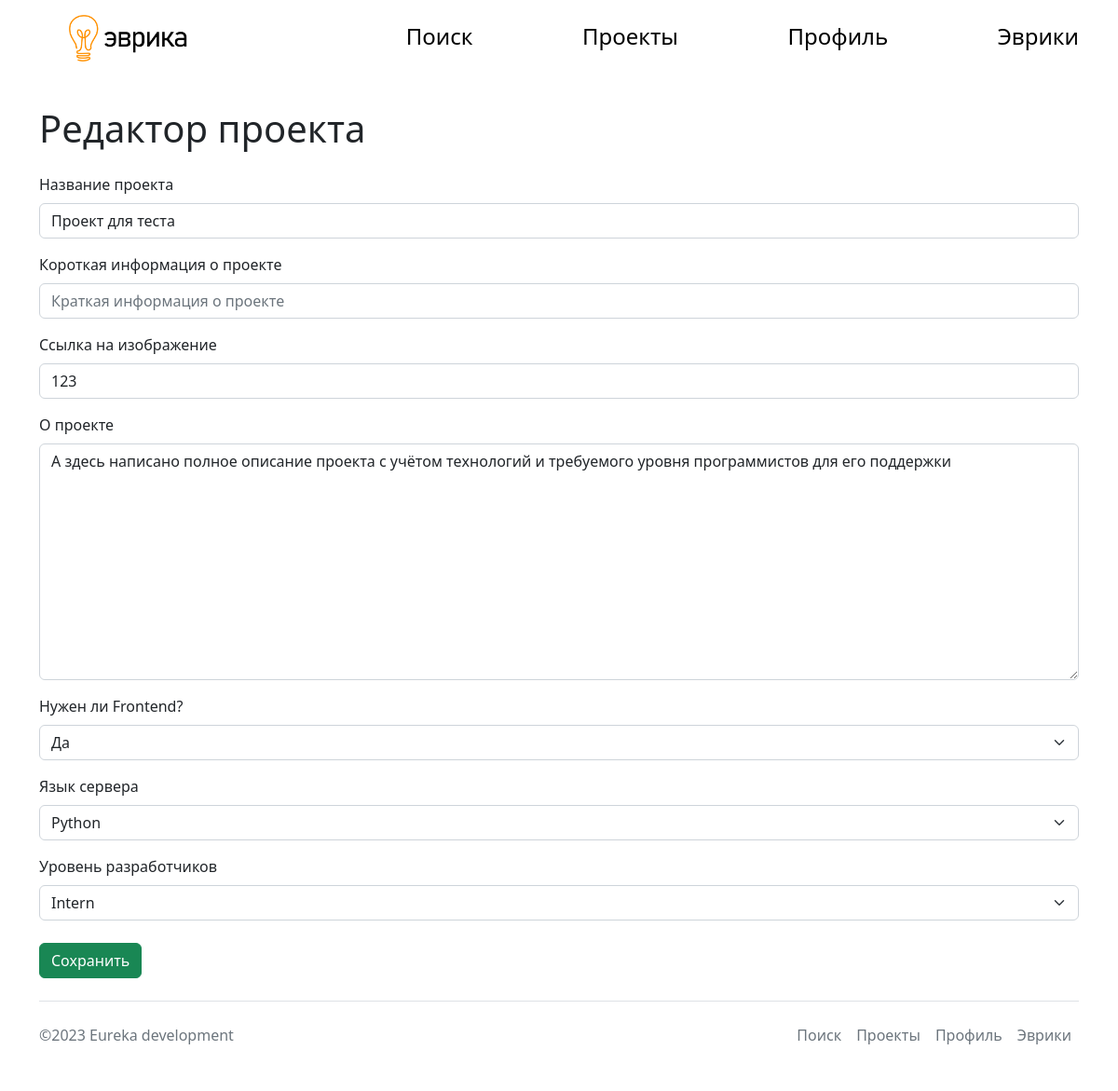
/projects/2/edit (signed in), run on the app's committed database.
### main.py (models this page shows, shortened)
class Project(db.Model):
    id = db.Column(db.Integer, primary_key=True)
    title = db.Column(db.String(20), nullable=False)
    about = db.Column(db.Text, nullable=False)
    image = db.Column(db.String)
    front_language = db.Column(db.Integer, nullable=False)
    back_language = db.Column(db.String, nullable=False)
    level = db.Column(db.String, nullable=False)
    founder_id = db.Column(db.Integer, nullable=False)
    intro = db.Column(db.String(240))

### main.py (the view, shortened to what this page needs)
@app.route('/projects/<int:id>/edit', methods=['POST', 'GET'])
def project_edit(id):
    project = db.session.query(Project).filter_by(id=id).first()
    if project.founder_id == current_user.id:
        return render_template('edit_project.html', title=project.title, project=project, languages=languages)
    return redirect('/')

### main.py (called while the page is built)
@login_manager.user_loader
def load_user(user_id):
    return User.query.get(user_id)

### templates/edit_project.html (shortened to what this page needs)
{% extends 'base.html' %}
{% block body %}
<h1 class="py-3">Редактор проекта</h1>
<form method="POST">
<p>
<label class='form-label' for="title">Название проекта</label>
<input class='form-control' type="text" name="title" id="title" placeholder="Введите название" value='{{project.title}}'>
</p>
<p>
<label class='form-label' for="intro">Короткая информация о проекте</label>
<input class='form-control' name="intro" id="intro" placeholder="Краткая информация о проекте" default='{{project.intro}}'>
</p>
<p>
<label class='form-label' for="img">Ссылка на изображение</label>
<input class='form-control' type="text" name="img" id="img" placeholder="Введите ссылку на изображение" value='{%if project.image%}{{project.image}}{%endif%}'>
</p>
<p>
<label class='form-label' for="about">О проекте</label>
<textarea class='form-control' name="about" id="about" cols="30" rows="10" placeholder="Расскажите о проекте">{%if project.about%}{{project.about}}{%endif%}</textarea>
</p>
<p>
<label class='form-label' for="front_language">Нужен ли Frontend?</label>
<select class='form-select' name="front_language" id="front_language">
<option value="1">Да</option>
</select>
</p>
<p>
<label class='form-label' for="back_language">Язык сервера</label>
<select class='form-select' name="back_language" id="back_language">
{% for language in languages %}
<option value="{{language}}">{{language}}</option>
{% endfor %}
</select>
</p>
<label class='form-label' for="level">Уровень разработчиков</label>
<select class='form-select' name="level" id="level">
<option value="Intern">Intern</option>
</select><br>
<button type="submit" class="btn btn-success">Сохранить</button>
</form>
{% endblock %}

### data on the page
Project: title "Проект для теста", img "123", about "А здесь написано полное описание проекта с учётом технологий и требуемого уровня программистов для его поддержки"

### other printed values
form field back_language "Python"
